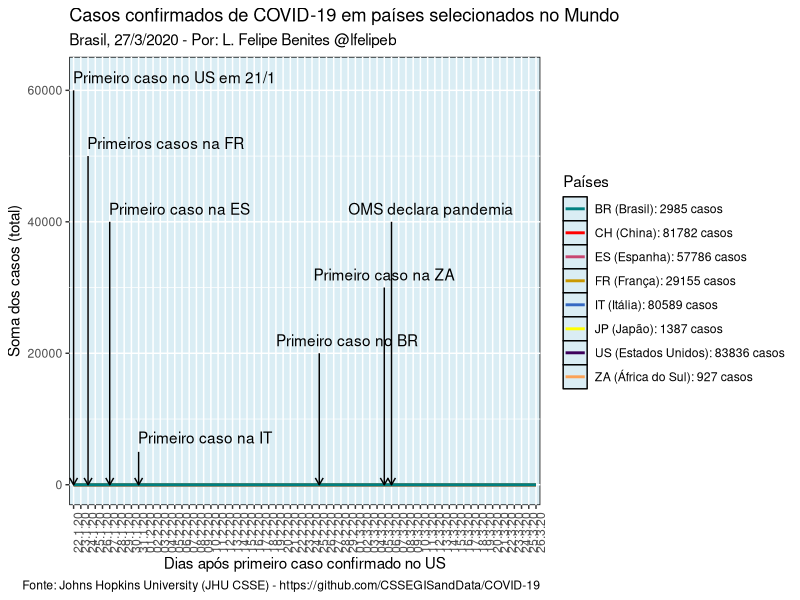

Write R code to recreate this figure.
#!/usr/bin/env Rscript

# I saved in R format because  its better to edit, but editing a .txt file is good, then and execute in R copying and pasting instead of running the script#
require(ggplot2)

library(ggplot2)


BR_19_covid_Confirmed <- read.csv("WORLD_26.3.csv")

BR_19_covid_Confirmed <- read.csv("world_log_26.csv")


BR_19_covid_Confirmed$DATE <- factor(BR_19_covid_Confirmed$DATE, levels = BR_19_covid_Confirmed$DATE)

ggplot(BR_19_covid_Confirmed, aes(x= DATE,group = 1)) +
geom_line(aes(y = CH,color="CH"),lwd=1)  +
geom_line(aes(y = ES,color="ES"),lwd=1)  +
geom_line(aes(y = FR,color="FR"),lwd=1)  +
geom_line(aes(y = IT,color="IT"),lwd=1)  +
geom_line(aes(y = JP,color="JP"),lwd=1)  +
geom_line(aes(y = US,color="US"),lwd=1)  +
geom_line(aes(y = ZA,color="ZA"),lwd=1)  +
geom_line(aes(y = BR,color="BR"),lwd=1)  +

scale_color_manual(name = "Países",
values = c("BR" = "#008080", "CH" = "#ff0000", "ES" = "#c84671", "FR" = "#c99800", "IT" = "#3569c3","JP" = "yellow","US" = "#3d005b", "ZA" = "#fba257"),
labels = c("BR (Brasil): 2985 casos","CH (China): 81782 casos", "ES (Espanha): 57786 casos","FR (França): 29155 casos","IT (Itália): 80589 casos","JP (Japão): 1387 casos", "US (Estados Unidos): 83836 casos", "ZA (África do Sul): 927 casos"))+
labs(x = "Dias após primeiro caso confirmado no US",
y = "Soma dos casos (total)",
title = "Casos confirmados de COVID-19 em países selecionados no Mundo",
subtitle = "Brasil, 27/3/2020 - Por: L. Felipe Benites @lfelipeb",caption="Fonte: Johns Hopkins University (JHU CSSE) - https://github.com/CSSEGISandData/COVID-19")+
theme(
panel.background = element_rect(fill = "#daedf4", colour = "black",
size = 0.5, linetype = "solid"),
panel.grid.major = element_line(size = 0.5, linetype = 'solid',
colour = "white"),
panel.grid.minor = element_line(size = 0.25, linetype = 'solid',
colour = "white")
)+theme(axis.text.x = element_text(angle = 90, hjust = 1))+

annotate(
geom = "curve", x = 35, y = 20000, xend = 35, yend = 0,
curvature = .0, arrow = arrow(length = unit(2, "mm"))
) +
annotate(geom = "text", x = 29, y = 22000, label = "Primeiro caso no BR", hjust = "left")+

annotate(
geom = "curve", x = 45, y = 40000, xend = 45, yend = 0,
curvature = .0, arrow = arrow(length = unit(2, "mm"))
) +
annotate(geom = "text", x = 39, y = 42000, label = "OMS declara pandemia", hjust = "left")+

annotate(
geom = "curve", x = 1, y = 60000, xend = 1, yend = 0,
curvature = .0, arrow = arrow(length = unit(2, "mm"))
) +
annotate(geom = "text", x = 0.9, y = 62000, label = "Primeiro caso no US em 21/1", hjust = "left")+

annotate(
geom = "curve", x = 3, y = 50000, xend = 3, yend = 0,
curvature = .0, arrow = arrow(length = unit(2, "mm"))
) +
annotate(geom = "text", x = 2.9, y = 52000, label = "Primeiros casos na FR", hjust = "left")+

annotate(
geom = "curve", x = 6, y = 40000, xend = 6, yend = 0,
curvature = .0, arrow = arrow(length = unit(2, "mm"))
) +
annotate(geom = "text", x = 5.9, y = 42000, label = "Primeiro caso na ES", hjust = "left")+

annotate(
geom = "curve", x = 10, y = 5000, xend = 10, yend = 0,
curvature = .0, arrow = arrow(length = unit(2, "mm"))
) +
annotate(geom = "text", x = 9.9, y = 7200, label = "Primeiro caso na IT", hjust = "left")+

annotate(
geom = "curve", x = 44, y = 30000, xend = 44, yend = 0,
curvature = .0, arrow = arrow(length = unit(2, "mm"))
) +
annotate(geom = "text", x = 34.2, y = 32000, label = "Primeiro caso na ZA", hjust = "left")

# to sabe uncomment and change the aspects to your favorite size #ggsave("COVID19_WORLD_26.3.pdf", width = 12.6, height = 5.07, limitsize = FALSE)

